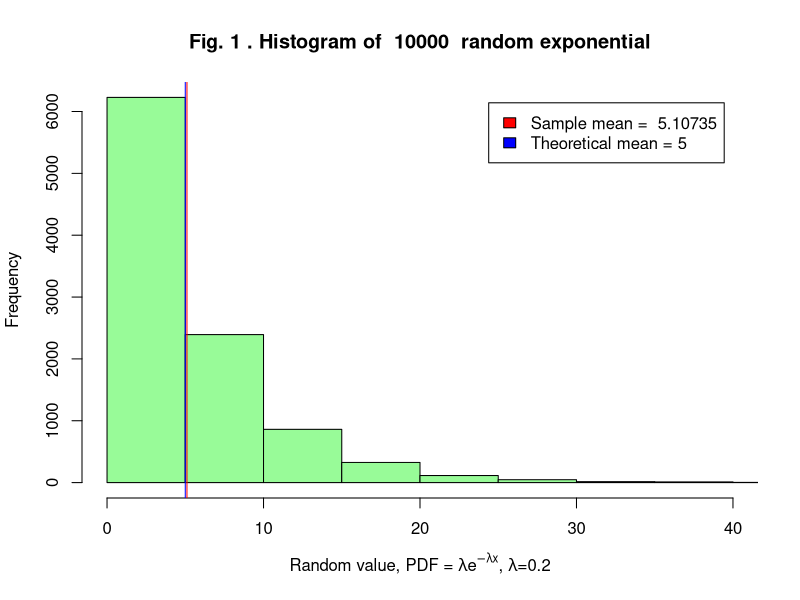
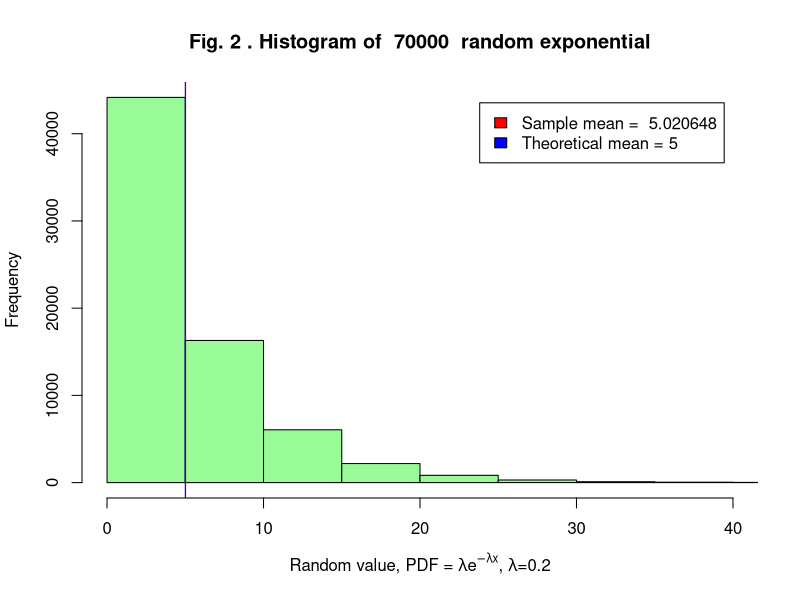
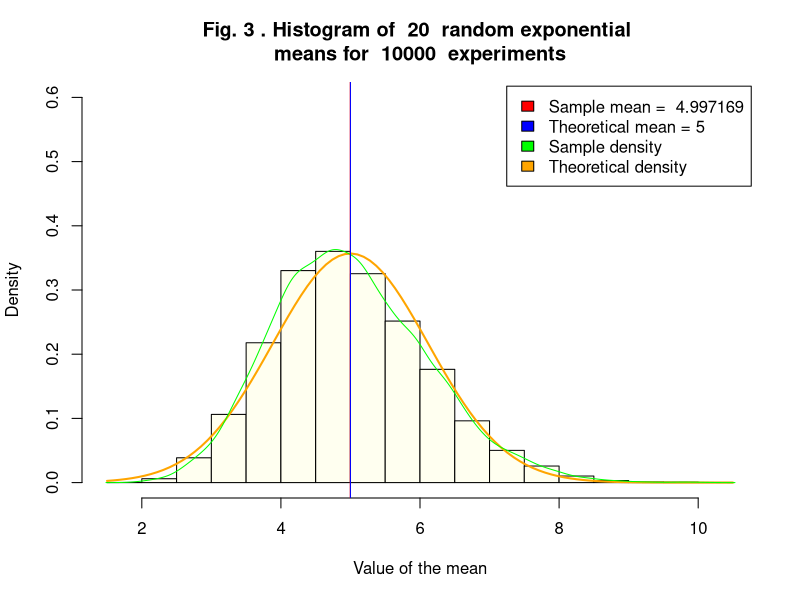
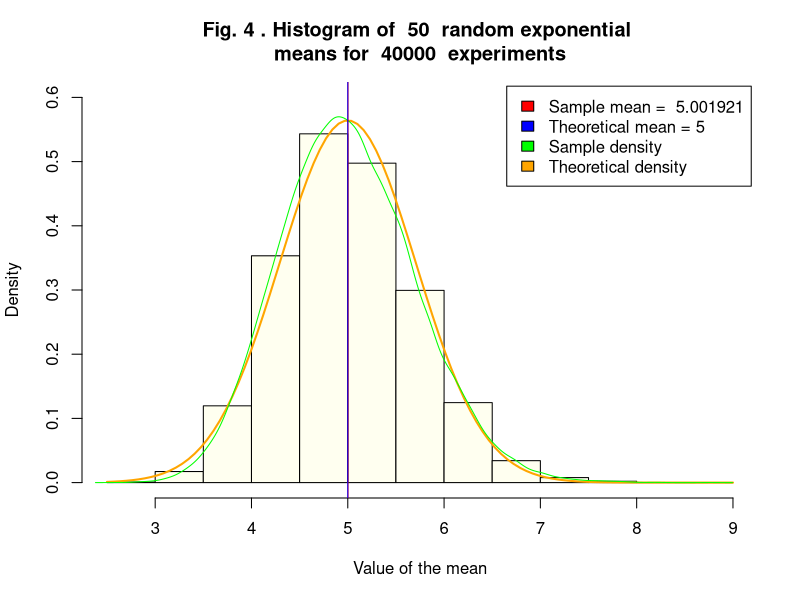

Source code (R) for these figures, in order: (Note: a time limit stopped this script after it produced the figures.)
## ---- chunk 1
tseed<-as.numeric(Sys.time())
set.seed(tseed)
#set.seed(1423568583)


# function to perform statistical experiment
experiment1 <- function(lmbd, n) {
  # generate 'n' random variables
  rn_vals <- rexp(n, lmbd) 
  
  # calculate sample mean and variation
  mn_exprm <- mean(rn_vals);
  var_exprm <-var(rn_vals);
  sd_exprm <- sqrt(var_exprm);
    
  # calculate 'theoretical' mean and variation 
  mn_theor <- 1/lmbd
  var_theor <- 1/(lmbd^2)
  sd_theor <- sqrt(var_theor)

  list( rn_vals            = rn_vals,  
        mn_exprm           = mn_exprm,
        var_exprm          = var_exprm,
        sd_exprm           = sd_exprm,
        mn_theor           = mn_theor,
        var_theor          = var_theor,
        sd_theor           = sd_theor)
}

# function to perform statistical experiment with samples
experiment2 <- function(sampleN, lmbd, n) {
  
  # generate sample of 'sampleN' variables 'n' times
  # and store mean 
  mns <- array(0, c(n))
  for (i in 1:n) mns[i] = mean(rexp(sampleN, lmbd));   
  
  # calculate 'theoretical' mean and variation 
  mn_theor <- 1/lmbd
  var_theor <- 1/(lmbd^2)
  sd_theor <- sqrt(var_theor)

  # calculate both 'theoretical' and 'experimantal'
  # mean and variation for samples
  mn_mns <- mean(mns)
  var_mns <- var(mns)
  sd_mns <- sqrt(var_mns)
  var_mns_theor <- var_theor/sampleN
  sd_mns_theor <- sqrt(var_mns_theor)
  
  list( mns                = mns,
        mn_theor           = mn_theor,
        var_theor          = var_theor,
        sd_theor           = sd_theor,
        mn_mns             = mn_mns,
        var_mns            = var_mns,
        sd_mns             = sd_mns,
        var_mns_theor      = var_mns_theor,
        sd_mns_theor       = sd_mns_theor )
}

# plot histogram of 'full sample'
histogramExp <- function(figNo,lmbd, n, rn_vals, mn_exprm, mn_theor) {
  hist(rn_vals, main=paste('Fig.', format(figNo),'. Histogram of ', format(n,6),' random exponential'), col="palegreen", xlim=c(0,40), xlab=substitute(paste("Random value, PDF = ", lambda*e^{-lambda*x},", ",lambda, "=",lm), list(lm = lmbd)));
       
  abline(v=mn_exprm,col="red")
  abline(v=mn_theor, col='blue')
  
  SampleMeanStr <- paste("Sample mean = ", format(mn_exprm,digits=7));
  TheoryMeanStr <- paste("Theoretical mean =",format(mn_theor,digits=7));
  legend("topright", inset=.05, c(SampleMeanStr,TheoryMeanStr), fill = c("red", "blue"), horiz=FALSE)
}

# plot histogram of 'sample means experiment'
histogramMns <- function(figNo,lmbd, n, sampleN, mns, mn_mns, mn_theor, sd_mns_theor) {
  hist(mns, main = paste('Fig.',format(figNo),'. Histogram of ', format(sampleN),' random exponential \nmeans for ', format(n,6),' experiments'),
     xlab = "Value of the mean", ylim = c(0,0.6), col="ivory", freq=FALSE, breaks = 16);

  curve(dnorm(x, mean=mn_theor, sd=sd_mns_theor), add=TRUE, col="orange", lwd=2)
  lines(density(mns), col='green')

  abline(v=mn_mns,col="red")
  abline(v=mn_theor, col='blue')
  
  SampleMeanStr <- paste("Sample mean = ", format(mn_mns,digits=7));
  TheoryMeanStr <- paste("Theoretical mean =",format(mn_theor,digits=7));
  legend("topright", inset=.01, legend=c(SampleMeanStr,TheoryMeanStr,"Sample density","Theoretical density"), 
       fill = c("red", "blue", "green","orange"), horiz=FALSE)
}

# ------------------------------------------------------------------

n_list <- c(10000, 20000, 40000, 50000, 60000, 70000);
lmbd <- 0.2;

plotNum <- 1;
drawPlot <- array(0, c(length(n_list)));
drawPlot[1] <- TRUE;
drawPlot[(length(n_list))] <- TRUE;

# create empty data frame to store results
expResArrDf <- data.frame(NExp = numeric(),
                          MeanExp = numeric(), 
                          MeanTheor = numeric(),
                          VarExp = numeric(),
                          VarTheor = numeric(),
                          stringsAsFactors=FALSE);

colnames <- names(expResArrDf);
## ---- chunk 2

for (i in (1:length(n_list))){
  ES1 <- experiment1(lmbd,n_list[i]);
  
  # append result of the experiment
  expResArrDf <- rbind(expResArrDf,c(n_list[i], ES1$mn_exprm, ES1$mn_theor, ES1$var_exprm, ES1$var_theor));
    
  if (drawPlot[i]){
    histogramExp(plotNum, lmbd, n_list[i], ES1$rn_vals,ES1$mn_exprm, ES1$mn_theor )
    plotNum <- plotNum+1;
  }
}

names(expResArrDf) <- colnames;
## ---- chunk 3
cat(paste("Number of random values","Sample Mean","Theoretical Mean","Sample Var","Theoretical Var",sep = ' | '),paste(replicate(5,":---:"), collapse=' | '), sep="\n");
cat(apply(expResArrDf, 1, function(X) paste(X, collapse=" | ")), sep = "\n")
## ---- chunk 4

sampleN_list <- c(20,30,40,50);
n_list <- c(10000, 20000, 40000);
lmbd <- 0.2;

drawPlot <- array(0, c(length(sampleN_list), length(n_list)));
drawPlot[1,1] <- TRUE;
drawPlot[4,3] <- TRUE;

# create empty data frame to store results
mnsResArrDf <- data.frame(NExp = numeric(),
                          NSample = numeric(),
                          MeanExp = numeric(), 
                          MeanTheor = numeric(),
                          VarExp = numeric(),
                          VarTheor = numeric(),
                          stringsAsFactors=FALSE);

colnames <- names(mnsResArrDf);
## ---- chunk 5
for (j in (1:length(n_list))) {
   for (i in (1:length(sampleN_list)))  {
      ES2 <- experiment2(sampleN_list[i],lmbd,n_list[j]);
      
      # append result of the experiment
      mnsResArrDf<- rbind(mnsResArrDf,c(n_list[j], sampleN_list[i], ES2$mn_mn, ES2$mn_theor, ES2$var_mns, ES2$var_mns_theor));
      
      if (drawPlot[i,j]){
        histogramMns(plotNum, lmbd, n_list[j], sampleN_list[i], ES2$mns,ES2$mn_mns, ES2$mn_theor, ES2$sd_mns_theor )
        plotNum <- plotNum+1;
      }
    }
}

names(mnsResArrDf) <- colnames;

## ---- chunk 6
cat(paste("Experiments","Sample","Sample Mean","Theor. Mean","Sample Var","Theor. Var",sep = ' | '),paste(replicate(6,":---"), collapse=' | '), sep="\n");
cat(apply(mnsResArrDf, 1, function(X) paste(X, collapse=" | ")), sep = "\n")

## ---- chunk 7
diff_var <- NULL;
lambda = 0.2;
sample = 40;
var_theor <- (1/lambda)^2/sample;
for (n in seq(10000, 1000000, by=10000)) {
  re <- array(0,n);
  for (i in (1:n)) re[i] <- mean(rexp(sample,lambda));
  diff_var <- c(diff_var, var(re)-var_theor)
}
## ---- chunk 8
plot(diff_var, main="Fig.5. Result of 40 exponential random\n average distribution", col="blue", type = 'b',
     xlab="Number of samples, x10000", ylab = "(sample var) - (theoretical var)")
abline(h=0, col="red")
